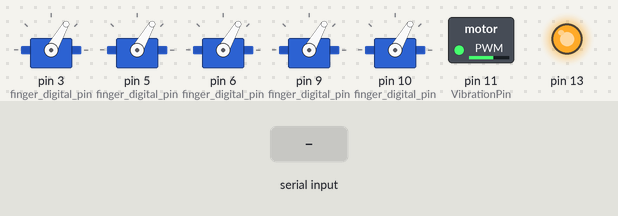
Recording of a sketch running on a simulated Arduino Uno, built with avr-gcc and run on an emulated ATmega328P. Shown: 5 × servo, switched loads named in the sketch (green lamp = pin HIGH), output pins drawn as LEDs (lit = HIGH). The test bench sets the inputs (shaded band).

Above: at 1.2 s.
1.3 s: "0" received over Serial
At 2.6 s:
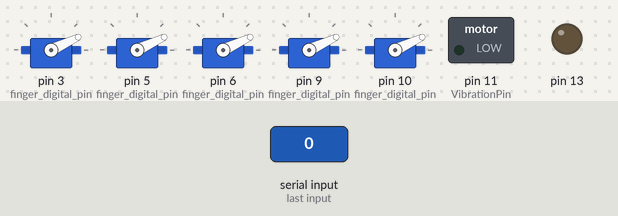
2.9 s: "1" received over Serial
At 4.3 s:
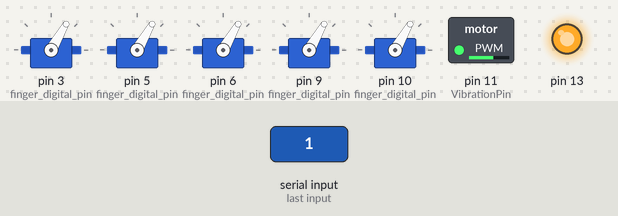
Timing chart, 0 to 5.9 s (numbered marks = the images above; inputs shaded):
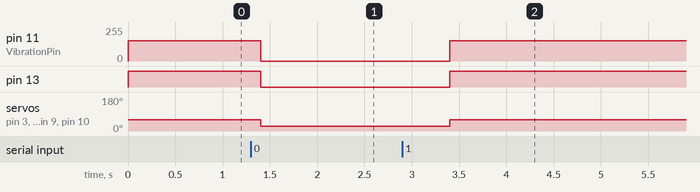

The sketch:

SynapsETS_OpenChallenge.ino
```cpp
#include <Servo.h>

Servo servo_finger1;          // Define thumb servo
Servo servo_finger2;          // Define thumb servo
Servo servo_finger3;          // Define thumb servo
Servo servo_finger4;          // Define thumb servo
Servo servo_finger5;          // Define thumb servo

int VibrationPin = 11;      // Vibration connected to digital pin 9

int finger_digital_pin;

void setup() {
  Serial.begin(9600);

  // initialize digital pin 13 as an output.
  pinMode(13, OUTPUT);
  pinMode(VibrationPin, OUTPUT);


  finger_digital_pin = 3;
  servo_finger1.attach(finger_digital_pin);  // Set thumb servo to digital pin 2

  finger_digital_pin = 5;
  servo_finger2.attach(finger_digital_pin);  // Set thumb servo to digital pin 2

  finger_digital_pin = 6;
  servo_finger3.attach(finger_digital_pin);  // Set thumb servo to digital pin 2

  finger_digital_pin = 9;
  servo_finger4.attach(finger_digital_pin);  // Set thumb servo to digital pin 2

  finger_digital_pin = 10;
  servo_finger5.attach(finger_digital_pin);  // Set thumb servo to digital pin 2


}

int action = 1;
// the loop function runs over and over again forever
void loop() {

  if(Serial.available() > 0) {
      char data = Serial.read();

      if(data == '0')
          action = 0;

      if(data == '1')
          action = 1;


  }

    if(action == 1)
    {

      digitalWrite(13, HIGH);

      servo_finger1.write(60);
      servo_finger2.write(60);
      servo_finger3.write(60);
      servo_finger4.write(60);
      servo_finger5.write(60);


      analogWrite(VibrationPin, 153); // 3 Volt


      delay(200);           // Wait 2000 milliseconds (2 seconds)

    }


  if(action == 0)
  {
    digitalWrite(13, LOW);

    servo_finger1.write(25);
    servo_finger2.write(25);
    servo_finger3.write(25);
    servo_finger4.write(25);
    servo_finger5.write(25);

    analogWrite(VibrationPin, 0); // 0 Volt

    delay(1000);           // Wait 2000 milliseconds (2 seconds)


  }

  /*

  if(action == 2)
  {
      digitalWrite(13, HIGH);
  }

*/
}
```

Measured:
- after the input at 1.3 s, pin 11 (VibrationPin): 153/255 → 0/255 after 0.10 s; pin 13: HIGH → LOW after 0.10 s; servo on pin 3 (finger_digital_pin), servo on pin 5 (finger_digital_pin), servo on pin 6 (finger_digital_pin), servo on pin 9 (finger_digital_pin), servo on pin 10 (finger_digital_pin): 60° → 25° after 0.10 s
- after the input at 2.9 s, pin 11 (VibrationPin): 0/255 → 153/255 after 0.50 s; pin 13: LOW → HIGH after 0.50 s; servo on pin 3 (finger_digital_pin), servo on pin 5 (finger_digital_pin), servo on pin 6 (finger_digital_pin), servo on pin 9 (finger_digital_pin), servo on pin 10 (finger_digital_pin): 25° → 60° after 0.50 s
